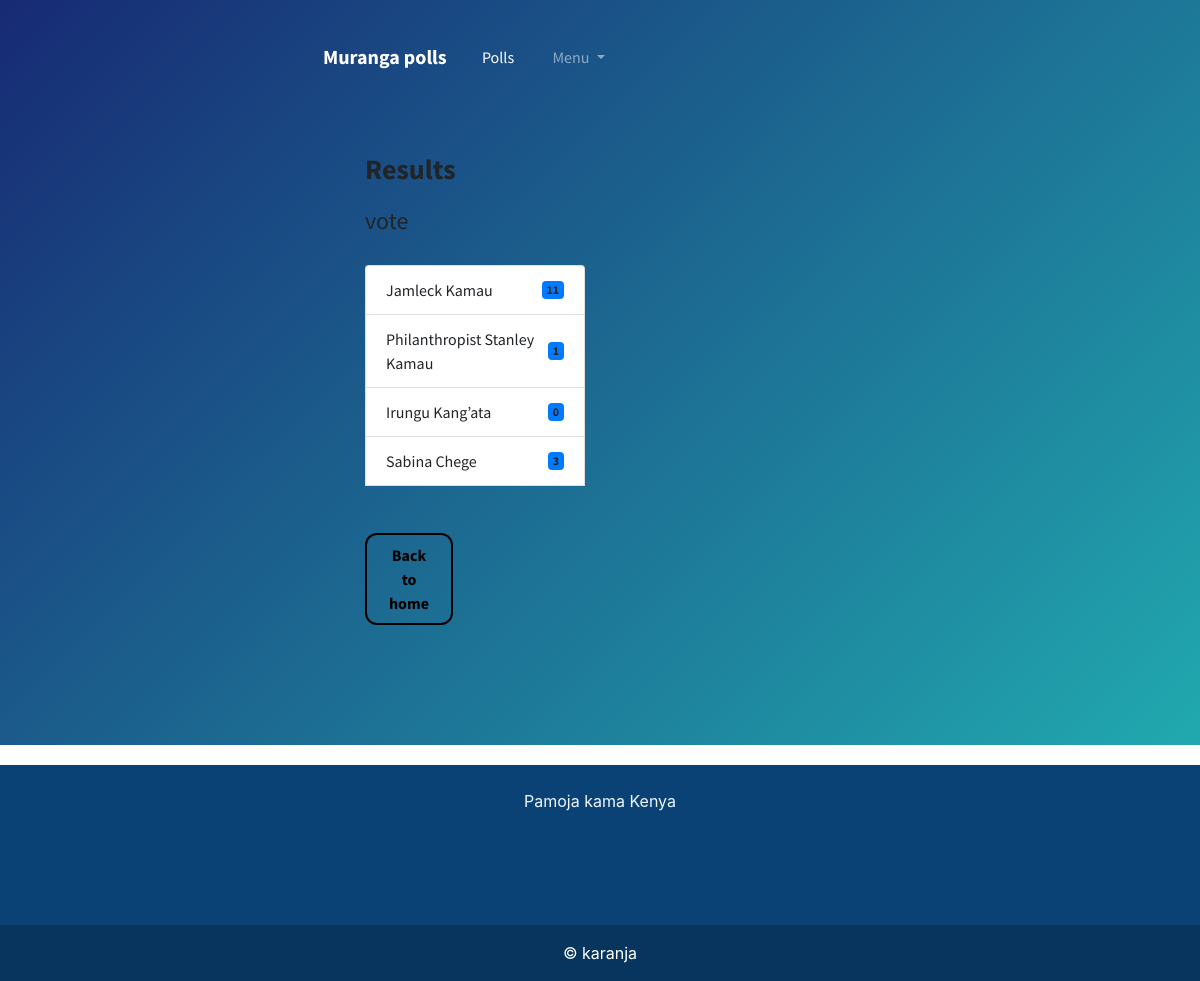
Before: /polls/final/1 with the older database file.
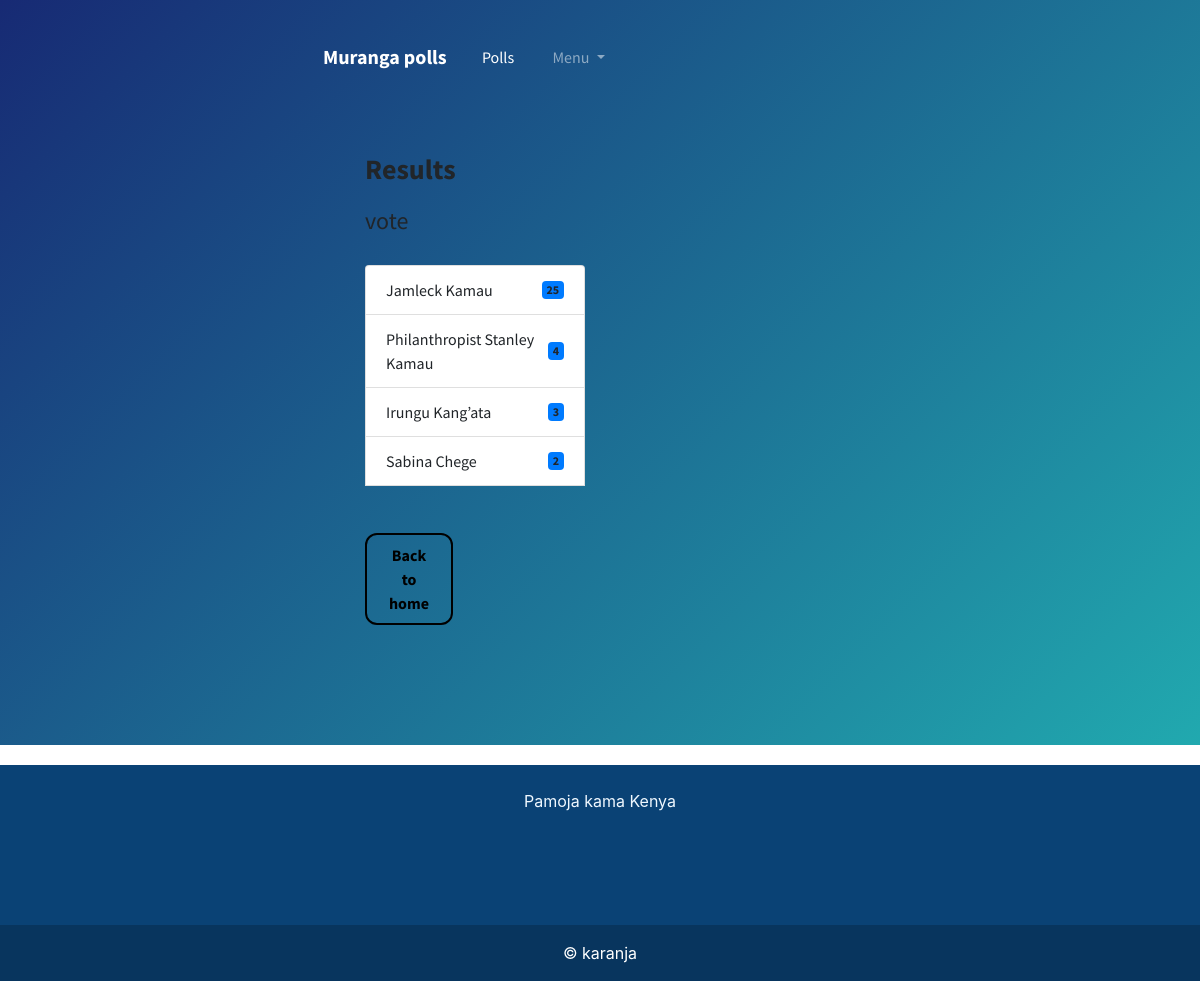
After: the same page with the newer database file.
### pollsapp/models.py (models this page shows, shortened)
class Choice(models.Model):
    question = models.ForeignKey(Question, on_delete=models.CASCADE, related_name='choices')
    option = models.CharField(max_length=100)
    vote = models.IntegerField(default=0)
    userid = models.CharField(max_length=20, unique=True)

### pollsapp/views.py (the view)
# urls.py: path('final/<str:pk>', views.final, name = 'final'),
def final(request,pk):
  question = Question.objects.get(id=pk)
  options = question.choices.all()
  return render(request, 'finalres.html', {'question':question, 'options':options})

### templates/finalres.html (shortened to what this page needs)
<!DOCTYPE html>
<html>
<head>
    <link rel="stylesheet" href="https://cdnjs.cloudflare.com/ajax/libs/twitter-bootstrap/4.1.3/css/bootstrap.min.css">
    <link rel="stylesheet" href="https://cdnjs.cloudflare.com/ajax/libs/font-awesome/4.7.0/css/font-awesome.min.css">
    <link rel="stylesheet" href="assets/css/style.css">
</head>
<body>
    <div>
        <div class="header-blue">
            <nav class="navbar navbar-dark navbar-expand-md navigation-clean-search">
                <div class="container"><a class="navbar-brand" href="{% url 'index' %}">Muranga polls</a>
                    <div class="collapse navbar-collapse"
                        id="navcol-1">
                        <ul class="nav navbar-nav">
                            <li class="nav-item" role="presentation"><a class="nav-link active" href="#">Polls</a></li>
                            <li class="dropdown"><a class="dropdown-toggle nav-link dropdown-toggle" data-toggle="dropdown" aria-expanded="false" href="#">Menu </a>
                            </li>
                        </ul>
                </div>
            </nav>
            <div class="container hero">
                <div class="row">
                    <div class="col-12 col-lg-6 col-xl-5 offset-xl-1">
                      {% block content %}
                      <h3 style = "margin-bottom: 20px"><strong>Results</strong></h3>
                      <h4>{{question.question}}</h4>
                      <ul class="list-group">
                      {% for option in options %}
                      <li class="list-group-item d-flex justify-content-between align-items-center">
                          {{option.option}}
                          <span class="badge bg-primary rounded-pill">{{option.vote}}</span>
                        </li>
                        {% endfor %}
                        <br><br>
                        <a class="nav-link waves-effect" href="{% url 'index' %}"
                         style="color: rgb(226, 227, 235);
                         text-align: center; border: 2px solid #000;
                          color: #000;
                          border-radius: 12px ;
                          width : 40%;" ><strong>Back to home</i></strong></a>
                      </ul>
                      {% endblock %}
                      </div>
                </div>
            </div>
        </div>
    </div>
    <section class="" style="text-align: center;">
      <footer class="text-center text-white" style="background-color: #0a4275;">
        <div class="container p-4 pb-0">
          <section class="">
            <p class="d-flex justify-content-center align-items-center">
              <span class="me-3" style="color: aliceblue;">Pamoja kama Kenya</span>
            </p>
          </section>
        </div>
        <br><br><br>
        <div class="text-center p-3" style="background-color: rgba(0, 0, 0, 0.2);">
          © karanja
        </div>
      </footer>
    </section>
</body>
</html>

Changed rows visible on the page:
changed Choice "Jamleck Kamau": vote "11" → "25"
changed Choice "Philanthropist Stanley Kamau": vote "1" → "4"
changed Choice "Irungu Kang’ata": vote "0" → "3"
changed Choice "Sabina Chege": vote "3" → "2"
